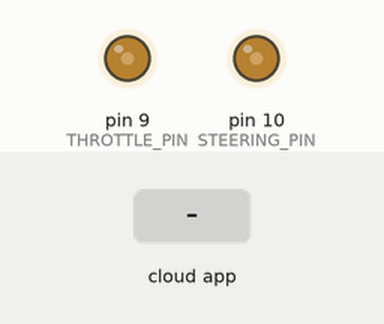
This sketch was run on a simulated Arduino Uno, built with avr-gcc and run on an emulated ATmega328P. Parts: output pins drawn as LEDs (lit = HIGH). The test bench sets the inputs (shaded band). The ROS host is connected and sends only what is stated.

Above: at 1.2 s.
1.3 s: the phone or cloud app sets throttle to -100
At 2.5 s:
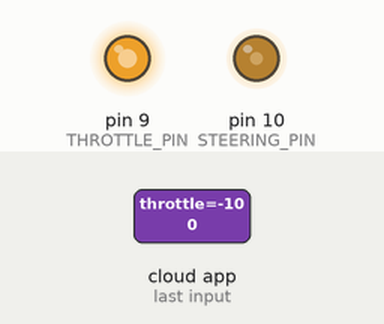
2.8 s: the phone or cloud app sets steering to 100
At 3.7 s:
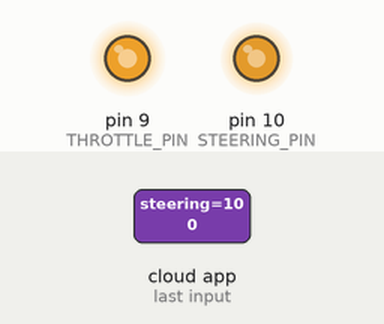
4.3 s: the phone or cloud app sets throttle to 0
At 4.9 s:
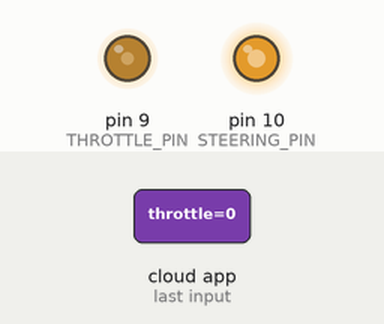
5.8 s: the phone or cloud app sets throttle to 100
At 7.0 s:
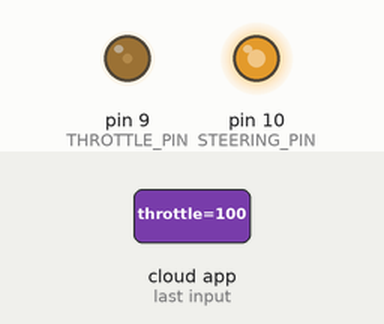
7.3 s: the phone or cloud app sets steering to -100
At 8.4 s:
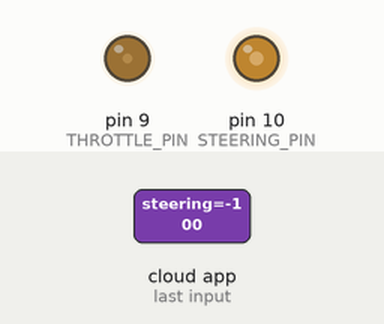
Timing chart, 0 to 9.8 s (numbered marks = the images above; inputs shaded):
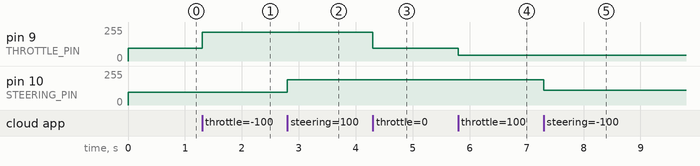

Measured:
- after the input at 1.3 s, pin 9 (THROTTLE_PIN): 95/255 → 215/255 at once
- after the input at 2.8 s, pin 10 (STEERING_PIN): 95/255 → 191/255 at once
- after the input at 4.3 s, pin 9 (THROTTLE_PIN): 215/255 → 95/255 at once
- after the input at 5.8 s, pin 9 (THROTTLE_PIN): 95/255 → 43/255 at once
- after the input at 7.3 s, pin 10 (STEERING_PIN): 191/255 → 111/255 at once

The sketch:

picocar_controller.ino
```cpp
// (licence header left out)
#include <ros.h>
#include <std_msgs/Float32.h>

// pins
const byte THROTTLE_PIN = 9;
const byte STEERING_PIN = 10;

// limits
const byte THROTTLE_MIN_PWM = 74;
const byte THROTTLE_MID_PWM = 95;
const byte THROTTLE_MAX_PWM = 109;

const byte STEERING_MIN_PWM = 55;
const byte STEERING_MID_PWM = 95;
const byte STEERING_MAX_PWM = 131;

// invert
const float THROTTLE_SCALE = -1.0;
const float STEERING_SCALE = -1.0;


ros::NodeHandle nh;

const byte effort_to_pwm(const float effort, const byte MIN_PWN, const byte MID_PWM, const byte MAX_PWM)
{
  if(effort >= 0)
  {
    return (byte)(MID_PWM + effort * (MAX_PWM - MID_PWM));
  }
  else
  {
    return (byte)(MID_PWM + effort * (MID_PWM - MIN_PWN));
  }
}

void throttle_callback(const std_msgs::Float32& throttle)
{
  analogWrite(THROTTLE_PIN, effort_to_pwm(throttle.data * THROTTLE_SCALE, THROTTLE_MIN_PWM, THROTTLE_MID_PWM, THROTTLE_MAX_PWM));
}

void steering_callback(const std_msgs::Float32& steering)
{
  analogWrite(STEERING_PIN, effort_to_pwm(steering.data * STEERING_SCALE, STEERING_MIN_PWM, STEERING_MID_PWM, STEERING_MAX_PWM));
}

ros::Subscriber<std_msgs::Float32> throttle_sub("control_effort/throttle", throttle_callback);
ros::Subscriber<std_msgs::Float32> steering_sub("control_effort/steering", steering_callback);

void setup()
{
  Serial.begin(57600);
  pinMode(THROTTLE_PIN, OUTPUT); // analog
  pinMode(STEERING_PIN, OUTPUT); // analog
  analogWrite(THROTTLE_PIN, THROTTLE_MID_PWM);
  analogWrite(STEERING_PIN, STEERING_MID_PWM);

  // ros
  nh.initNode();
  nh.subscribe(throttle_sub);
  nh.subscribe(steering_sub);
}

void loop()
{
  nh.spinOnce();
  delay(1);
}
```
